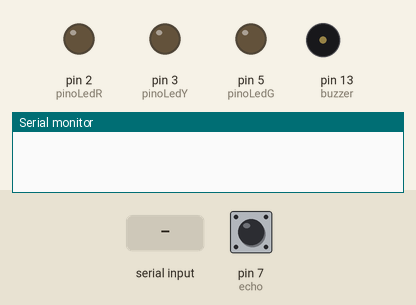
Simulated run of this sketch. Board: Arduino Uno, built with avr-gcc and run on an emulated ATmega328P. Parts: output pins drawn as LEDs (lit = HIGH), buzzer (waves = sounding), the last lines printed to the serial monitor. The test bench sets the inputs (shaded band); at power-on: pin 7 (echo) LOW. Pins used as bus, display or sensor lines are not drawn.

Above: at 1.3 s.
1.4 s: "1" received over the second serial link
At 3.7 s:
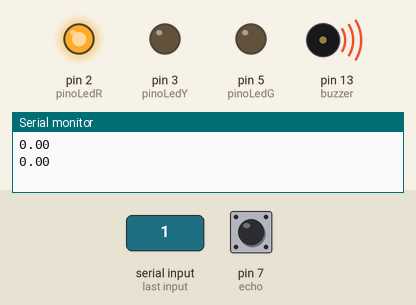
4.2 s: "0" received over the second serial link
At 7.1 s:
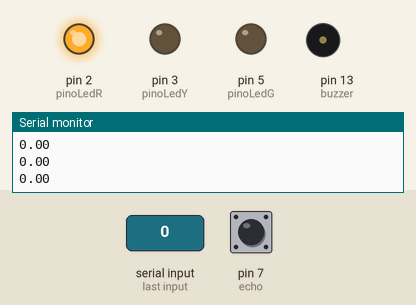
8.2 s: pin 7 (echo) pulsed HIGH 2 times (0.12 s each, 0.3 s apart)
At 9.6 s:
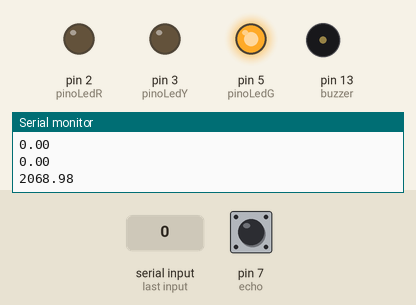
Timing chart, 0 to 11.5 s (numbered marks = the images above; inputs shaded):
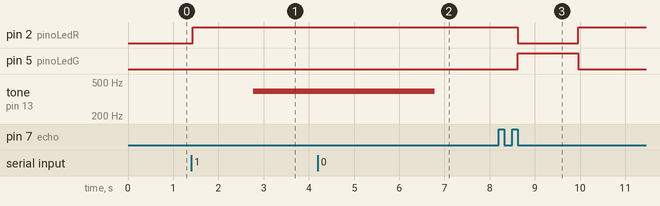

The sketch:

filhinhodorenan.ino
```cpp
#include <SoftwareSerial.h>

const int pinoRX = 10; //PINO DIGITAL 2(RX)
const int pinoTX = 11; //PINO DIGITAL 3 (TX)
const int pinoLedR = 2; //PINO DIGITAL UTILIZADO PELO LED
const int pinoLedY = 3;
const int pinoLedG = 5;
const int buzzer = 13;

int dadoBluetooth = 1; //VARIAVEL QUE ARMAZENA O VALOR ENVIADO PELO BLUETOOTH
SoftwareSerial bluetooth(pinoRX, pinoTX); //PINOS QUE EMULAM A SERAL ONDE O PINO 2 É O RX E O PINO 3 É O TX
boolean loopLED = false; //VARIAVEL BOOLEANA QUE FAZ O CONTROLE E ATIVAÇÃO DO LOOP DO LED

int trig = 8;
int echo = 7;

float dist;


void setup()
{
  Serial.begin (9600);
  pinMode (trig, OUTPUT);
  pinMode (echo,INPUT);
  bluetooth.begin(9600);
  delay(100); //INTERVALO DE 100 MILESSEGUNDOS
  pinMode(pinoLedR,OUTPUT); //DEFINE O PINIO COMO SAÍDA
  pinMode(pinoLedY,OUTPUT);
  pinMode(pinoLedG,OUTPUT);
  pinMode(buzzer, OUTPUT);
}

void loop()
{
  if(bluetooth.available()){
    dadoBluetooth = bluetooth.read();
  }
  digitalWrite(trig, LOW);
  delay(0250);
  digitalWrite(trig, HIGH);
  delay(0250);
  digitalWrite(trig, LOW);

  dist = pulseIn (echo, HIGH);
  dist = dist/58;
  Serial.println (dist);
  if(dist <10) {
    digitalWrite(pinoLedR,HIGH);
    digitalWrite(pinoLedY,LOW);
    digitalWrite(pinoLedG,LOW);
    if(dadoBluetooth == '1'){
      tone(buzzer, 392);
    }
    else if(dadoBluetooth == '0'){
      noTone(buzzer);
    }
  }
  else if (dist <20) {
    digitalWrite(pinoLedR,LOW);
    digitalWrite(pinoLedY,HIGH);
    digitalWrite(pinoLedG,LOW);
    if(dadoBluetooth == '1'){
      tone(buzzer, 261);
    }
    else if(dadoBluetooth == '0'){
      noTone(buzzer);
    }
  }
  else {
    digitalWrite(pinoLedR,LOW);
    digitalWrite(pinoLedY,LOW);
    digitalWrite(pinoLedG,HIGH);
    noTone(buzzer);
  }
}
```

Measured:
- after the input at 1.4 s, tone on pin 13 (buzzer): silent → 392 Hz after 1.4 s
- after the input at 4.2 s, tone on pin 13 (buzzer): 392 Hz → silent after 2.6 s
- after the input at 8.2 s, pin 2 (pinoLedR): HIGH → LOW after 0.42 s, → HIGH 1.3 s later; pin 5 (pinoLedG): LOW → HIGH after 0.42 s, → LOW 1.3 s later
